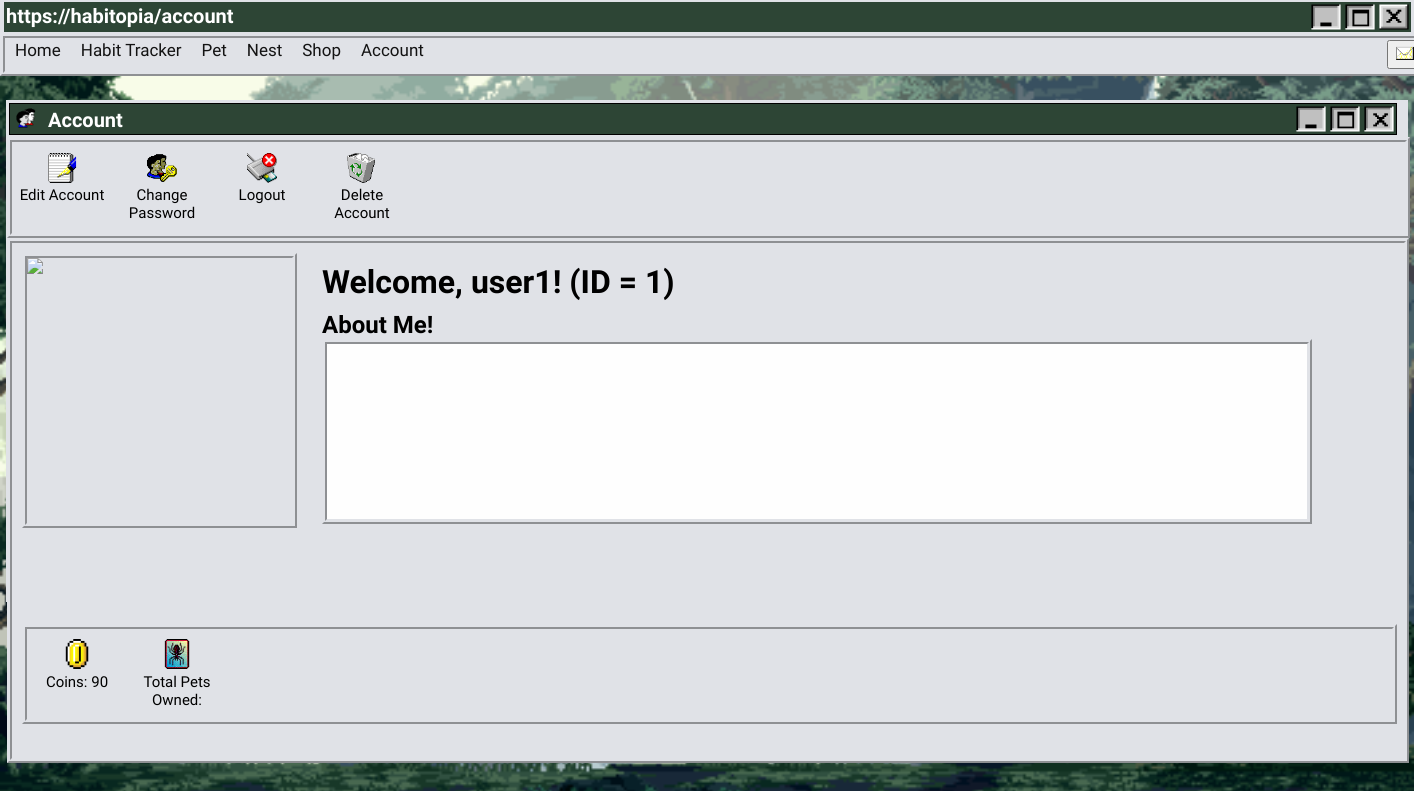
Page /account (signed in) on the earlier database version.
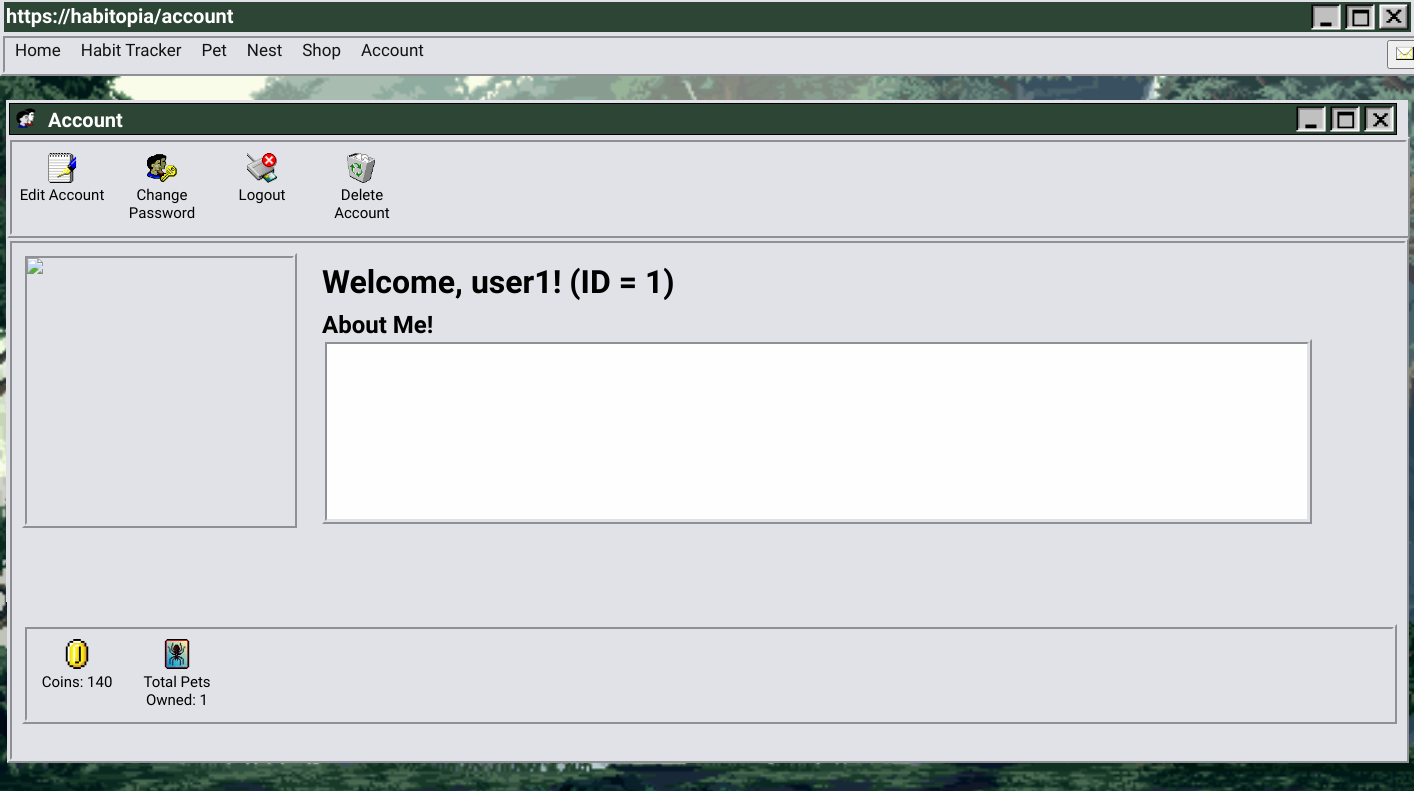
Same page on the later database version.
### home.py (models this page shows)
class UserItems(db.Model):
    user_id = db.Column(db.Integer, db.ForeignKey('user.id'), primary_key=True, nullable=False)
    coins = db.Column(db.Integer, nullable=False, default=60)
    petFood = db.Column(db.Integer, nullable=False, default=3)
    bait = db.Column(db.Integer, nullable=False, default=1)

class PetsOwned(db.Model):
    user_id = db.Column(db.Integer, db.ForeignKey('user.id'), primary_key=True, nullable=False)
    petsOwned = db.Column(db.Integer, nullable=False, default=0)
    pet1 = db.Column(db.Integer, nullable=False, default=0)
    pet2 = db.Column(db.Integer, nullable=False, default=0)
    pet3 = db.Column(db.Integer, nullable=False, default=0)

### home.py (the view)
@app.route("/account")
@login_required
def account():
    user = current_user
    pets_owned = PetsOwned.query.filter_by(user_id=current_user.id).first()
    profile = Account.query.filter_by(user_id=current_user.id).first()
    account = Account.query.filter_by(user_id=current_user.id).first()
    user_items = UserItems.query.filter_by(user_id=current_user.id).first()
    return render_template("account.html", user=user, pets_owned=pets_owned, profile = profile, account = account, user_items = user_items)

### home.py (called while the page is built)
@login_manager.user_loader
def load_user(user_id):
    return User.query.get(int(user_id))

### templates/account.html (shortened to what this page needs)
{% extends "base.html" %}
    {% block css %}
                <link rel="stylesheet" href="/static/styles/AccountStyles.css">
    {% endblock %}
{% block heading %}https://habitopia/account{% endblock %}
{% block content %}
<div id="wrap">
    <div class="topbox2">
        <ul>
            <li><img src="/static/styles/assets/users-2.png" width=20px class="topboxtext2"></li>
            <li><h5 class="topboxtext2">Account</h5></li>
        </ul>
        <ul>
            <li><img src="/static/styles/assets/exit-active.png" class="icon"></li>
            <li><img src="/static/styles/assets/window-active.png" class="icon"></li>
            <li><img src="/static/styles/assets/minimise-active.png" class="icon"></li>
        </ul>
    </div>
    <div class="nav2">
        <ul>
            <li><button id="openAccModalBtn" onclick="openAccModal()" class="iconbutton"><img src="/static/styles/assets/write_wordpad-1.png" class="icon2" width="20px"><p class="icontext">Edit Account</p></button></li>
            <li><a href="{{url_for('change_password') }}"><button class="iconbutton"><img src="/static/styles/assets/users_key-2.png" class="icon2" width="20px"><p class="icontext">Change Password</p></button></a></li>
            <li><a href="{{ url_for('logout') }}"><button class="iconbutton"><img src="/static/styles/assets/card_reader_not-2.png" class="icon2" width="20px"><p class="icontext">Logout</p></button></a></li>
            <li><form method="POST" action="{{ url_for('delete_account') }}" onsubmit="return confirm('Are you sure you want to delete your account?');">
                    <button type="submit" class="btn btn-danger iconbutton"><img src="/static/styles/assets/recycle_bin_full-2.png" class="icon2" width="20px"><p class="icontext">Delete Account</p></button>
                </form>
            </li>
        </ul>
    </div>
    <div class="wrap2">
        {% if profile %}
            <div class="withpic">
                <img src="{{ url_for('get_img', id=profile.id) }}" alt="Profile Picture" width="265px" height="265px">
            </div>
        {% else %}
            <div class="picbox">
                <img src="/static/styles/assets/user.png">
            </div>
        {% endif %}
        <h1 class="acctitle">Welcome, {{ user.username }}! (ID = {{ user.id }})</h1>
        <h2 class="acctitle">About Me!</h2>
        <p class="biobox">{{ account.bio }}</p>
        <div class="nav2">
            <ul>
                <li class="iconbutton"><img src="/static/styles/assets/coin.png" width="20px" class="icon2" ><p class="icontext">Coins: {{ user_items.coins }}</p></li>
                <li class="iconbutton"><img src="/static/styles/assets/game_spider-1.png" width="20px" class="icon2" ><p class="icontext">Total Pets Owned: {{ pets_owned.petsOwned }}</p></li>
            </ul>
        </div>
    </div>
</div>
{% endblock %}

Differences in the rows shown:
changed UserItems: coins "90" → "140"
added PetsOwned: petsOwned "1"
